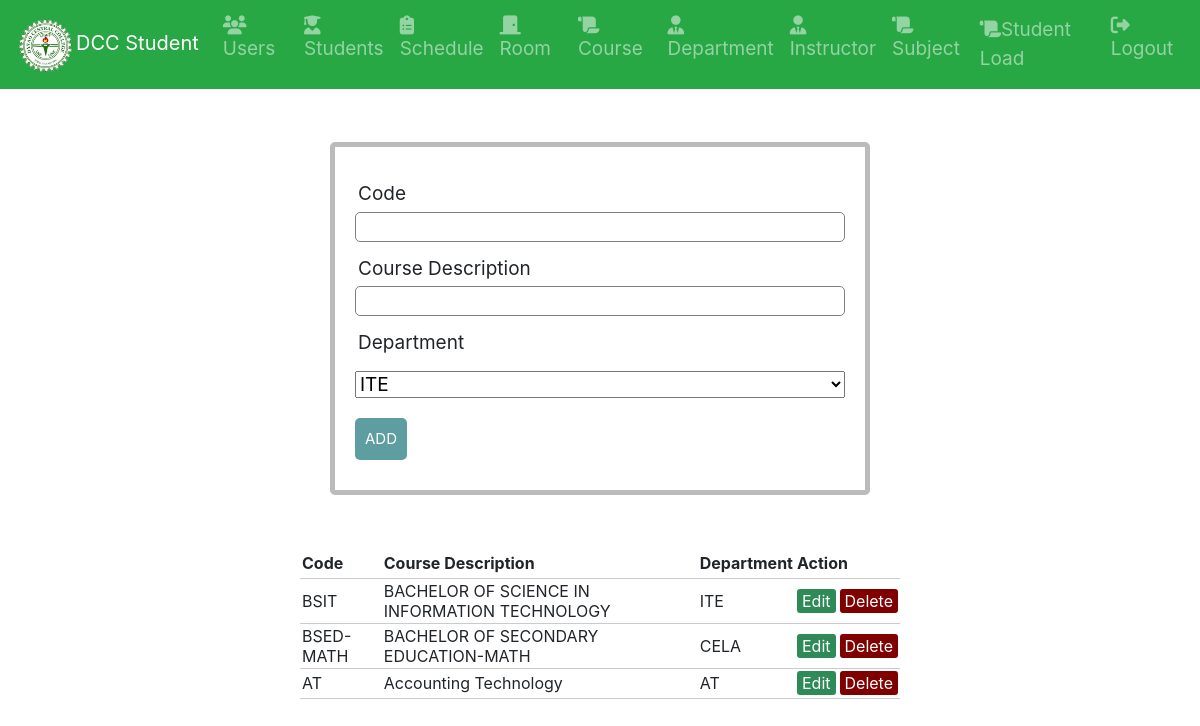
The app's page /course.php (signed in) with its own data.
### tables this page shows
CREATE TABLE `Course` (
  `ID` int(11) NOT NULL AUTO_INCREMENT,
  `Code` varchar(50) DEFAULT NULL,
  `Course_Description` varchar(100) DEFAULT NULL,
  `Department` varchar(100) DEFAULT NULL,
  PRIMARY KEY (`ID`)
);

### course.php (the view, shortened to what this page needs)
<?php
include('db.php');
include 'navigation.php';
?>
<!DOCTYPE html>
<html>
    <head>
    <link rel="stylesheet" type="text/css" href="style.css">
    </head>
<body>
<?php
	if($_SESSION['user'][4] == 'admin') {
?>
<?php
if(isset($_GET['edit'])) { ?>
	<form method="post" action="course.php">
		<div class="input-group">
			<label>Code</label>
			<input type="text" name="Code" value="<?php echo @$_GET['Code'] ?>">
		</div>
		<div class="input-group">
			<label>Course Description </label>
			<input type="text" name="Course_Description" value="<?php echo @$_GET['Course_Description'] ?>">
		</div>
        <div class="input-group">
			<label>Department</label>
			<select class="input-group" name="Department" id="exampleFormControlSelect1" value="<?php echo $_POST['gender']?>">
                <?php
                $sql = "select * from Department";
                $result = $conn->query($sql);
                if ($result->num_rows > 0) {
                    while ($row = $result->fetch_assoc()) {
						$code = $row['Code'];
                        ?>
                        <option <?php if ($_GET['Department'] == $code) echo 'selected'; ?>>
                            <?php echo $code;?>
                        </option>
                    <?php }} ?>
                </select>
		</div>
		<div class="input-group">
			<input type="text" name="ID" value="<?php echo @$_GET['id'] ?>" hidden>
			<button class="btn" type="submit" name="save">UPDATE</button>
		</div>
	</form>
<?php } if(!isset($_GET['edit'])) { ?>
	<form method="post" action="course.php">
		<div class="input-group">
			<label>Code</label>
			<input type="text" name="Code">
		</div>
		<div class="input-group">
			<label>Course Description </label>
			<input type="text" name="Course_Description">
		</div>
        <div class="input-group">
			<label>Department</label>
			<select class="input-group" name="Department" value="<?php echo $_POST['Department']?>">
                <?php
                $sql = "select * from Department";
                $result = $conn->query($sql);
                if ($result->num_rows > 0) {
                    while ($row = $result->fetch_assoc()) {
                        $code = $row['Code'];
                        ?>
                        <option>
                            <?php echo $code; ?>
                        </option>
                    <?php }} ?>
                </select>
		</div>
		<div class="input-group">
			<button class="btn" type="submit" name="save">ADD</button>
		</div>
	</form>
<?php } ?>
<?php } ?>
<table>
	<thead>
		<tr>
			<th>Code</th>
			<th>Course Description</th>
			<th>Department</th>
			<?php
				if($_SESSION['user'][4] == 'admin') {
			?>
			<th colspan="2">Action</th>
				<?php } ?>
		</tr>
	</thead>
    <?php
    $sql = "select * from Course";
    $result = $conn->query($sql);
    if ($result->num_rows > 0) {
        while ($row = $result->fetch_assoc()) { ?>
		<tr>
			<td><?php echo $row['Code']; ?></td>
			<td><?php echo $row['Course_Description']; ?></td>
			<td><?php echo $row['Department']; ?></td>
			<?php
				if($_SESSION['user'][4] == 'admin') {
			?>
			<td>
                <a href="course.php?edit=true&id=<?php echo $row['ID'] ?>&Code=<?php echo $row['Code'] ?>&Course_Description=<?php echo $row['Course_Description'] ?>&Department=<?php echo $row['Department'] ?>" class="edit_btn">Edit</a>
			</td>
			<td>
				<a href="course.php?delete=<?php echo $row['ID']; ?>" class="del_btn">Delete</a>
			</td>
				<?php } ?>
		</tr>
    <?php }
    } ?>
</table>
    </body>
</html>

### style.css (style rules this page uses)
body { font-size: 19px; }
table { width: 50%; margin: 30px auto; border-collapse: collapse; text-align: left; }
tr { border-bottom: 1px solid #cbcbcb; }
th, td { border: none; height: 30px; padding: 2px; }
form { width: 45%; margin: 53px auto; text-align: left; padding: 20px; border: 5px solid #bbbbbb; border-radius: 5px; }
.input-group { margin: 10px 0px 10px 0px; }
.input-group label { display: block; text-align: left; margin: 3px; }
.input-group input { height: 30px; width: 100%; padding: 5px 10px; font-size: 16px; border-radius: 5px; border: 1px solid gray; }
.btn { padding: 10px; font-size: 15px; color: white; background: #5f9ea0; border: none; border-radius: 5px; }
.edit_btn { text-decoration: none; padding: 2px 5px; background: #2e8b57; color: white; border-radius: 3px; }
.del_btn { text-decoration: none; padding: 2px 5px; color: white; border-radius: 3px; background: #800000; }

### records on screen
course: Code "BSIT", Course_Description "BACHELOR OF SCIENCE IN INFORMATION TECHNOLOGY", Department "ITE"
course: Code "BSED-MATH", Course_Description "BACHELOR OF SECONDARY EDUCATION-MATH", Department "CELA"
course: Code "AT", Course_Description "Accounting Technology", Department "AT"

### other values on screen
form field Department "ITE"
